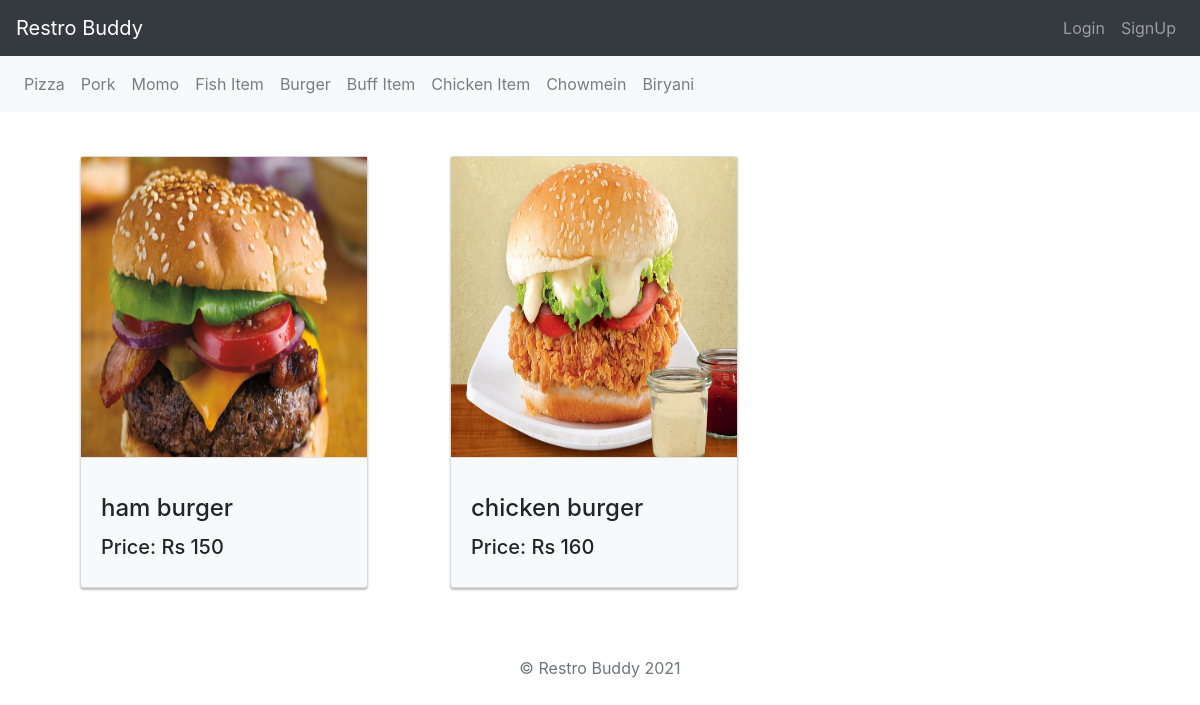
/6/, run on the app's committed database.
### main/models.py (models this page shows, shortened)
class Category(models.Model):
    name = models.CharField(max_length=100)

class Item(models.Model):
    category = models.ForeignKey(Category, on_delete=models.CASCADE)
    image = models.ImageField(upload_to="media/")
    name = models.CharField(max_length=100)
    price = models.IntegerField(default=0)
    time = models.IntegerField(default=0)

### main/views.py (the view)
# urls.py: path('<int:pk>/', views.item),
def item(request, pk):
    category = Category.objects.all()
    item = Item.objects.filter(category_id=pk)
    return render(request, "main/item.html", {'item': item, 'category': category})

### main/templates/main/item.html (shortened to what this page needs)
<!DOCTYPE html>
<html lang="en">
<head>
</head>
<body>
{% extends "base.html" %}
{% block content %}
<div class="container">
    <div class="row">
        {% for item in item %}
        <div class="col-lg-4 col-sm-6">
            <div class="card bg-light"
                 style="width: 18rem; margin:20px; box-shadow: 0 3px 3px rgba(0,0,0,0.01), 0 2px 2px rgba(0,0,0,0.24);">
                <img id="image" src="{{item.image.url}}" style="margin-bottom:-16px;">
                <hr>
                <div class="card-body">
                    <h4 class="card-title">{{item.name}}</h4>
                    <h5>Price: Rs {{item.price}}</h5>
                </div>
            </div>
        </div>
        {% endfor %}
    </div>
</div>
{% endblock %}

### restaurant/templates/restaurant/base.html (shortened to what this page needs)
<!DOCTYPE html>
<html lang="en">
<head>
    <link rel="stylesheet" href="https://stackpath.bootstrapcdn.com/bootstrap/4.3.1/css/bootstrap.min.css"
>
</head>
<body>
<div>
    <nav class="navbar navbar-expand-sm navbar-dark bg-dark" id="nav">
        <a class="navbar-brand" href="/"> Restro Buddy</a>
        <div class="collapse navbar-collapse">
            {% if user.is_authenticated %}
            <ul class="navbar-nav ml-auto" style="text-transform:capitalize;">
                {% if user.is_superuser %}
                <li class="nav-item">
                    <a class="nav-link " style="color:green;" href="/on_allorders/">Online Orders</a>
                </li>
                <li class="nav-item">
                    <a class="nav-link " style="color:green;" href="/result-page/">Orders</a>
                </li>
                <li class="nav-item">
                    <a class="nav-link " href="/">{{user.username}}</a>
                </li>
                {% elif user.is_staff %}
                <li class="nav-item">
                    <a class="nav-link" style="color:red;" href="/tables/">Order</a>
                </li>
                <li class="nav-item">
                    <a class="nav-link " style="color:green;" href="/order/">Orders</a>
                </li>
                <li class="nav-item">
                    <a class="nav-link" href="/">{{user.username}}</a>
                </li>
                {% else %}
                <li class="nav-item">
                    <a class="nav-link" style="color:blue;" href="/cart/">Cart</a>
                </li>
                <li class="nav-item">
                    <a class="nav-link" style="color:blue;" href="/order_details/">Details</a>
                </li>
                <li class="nav-item">
                    <a class="nav-link" style="color:red;" href="/on_orders/">Order</a>
                </li>
                <li class="nav-item">
                    <a class="nav-link " style="color:green;" href="/on_order/{{user}}/">Orders</a>
                </li>
                <li class="nav-item">
                    <a class="nav-link" href="/">{{user.username}}</a>
                </li>
                {% endif %}
                <li class="nav-item">
                    <a class="nav-link" href="/logout">logout</a>
                </li>
            </ul>
            {% else %}
            <ul class="navbar-nav ml-auto">
                <li class="nav-item">
                    <a class="nav-link" href="/login">Login</a>
                </li>
                <li class="nav-item">
                    <a class="nav-link" href="/signup">SignUp</a>
                </li>
            </ul>
            {%endif%}
        </div>
    </nav>
</div>
<div class="sticky-top">
    <nav class="navbar navbar-expand-md navbar-light bg-light" id="nav2">
        <div class="collapse navbar-collapse">
            {% for category in category %}
            <ul class="navbar-nav">
                <li class="nav-item">
                    <a class="nav-link " href="/{{category.id}}"
                       style="text-transform:capitalize;">{{category.name}}</a>
                </li>
                {% endfor %}
            </ul>
        </div>
    </nav>
</div>
<div class="container">
    <br>
    {% block content%}
    {% endblock %}
</div>
<br>
<br>
<footer class="text-muted">
    <div class="container text-center">
        <p>© Restro Buddy {% now "Y" %}</p>
    </div>
</footer>
</body>
</html>

### restaurant/templates/restaurant/base.html (style rules this page uses)
#image { height:300px; }

### data on the page
Category: name "Pizza"
Category: name "Pork"
Category: name "Momo"
Category: name "Fish Item"
Category: name "Burger"
Category: name "Buff Item"
Category: name "Chicken Item"
Category: name "Chowmein"
Category: name "Biryani"
Item: image (picture), name "ham burger", price "150"
Item: image (picture), name "chicken burger", price "160"
